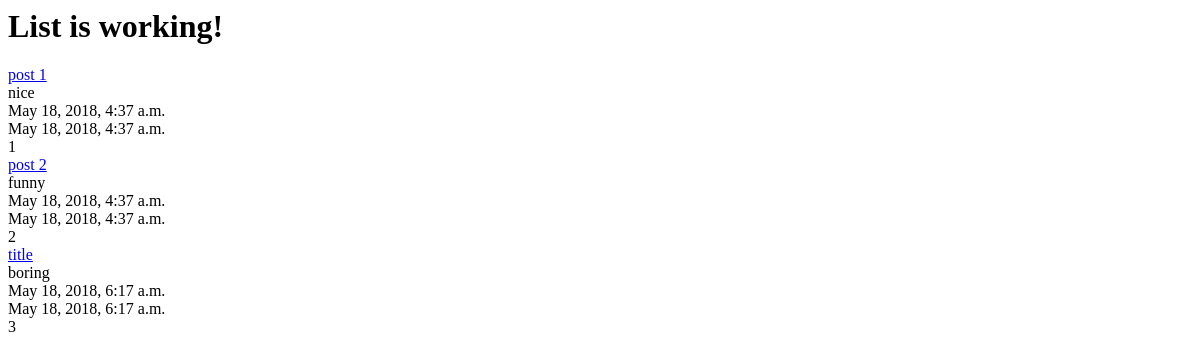
/posts/, run on an earlier commit of the app's database.
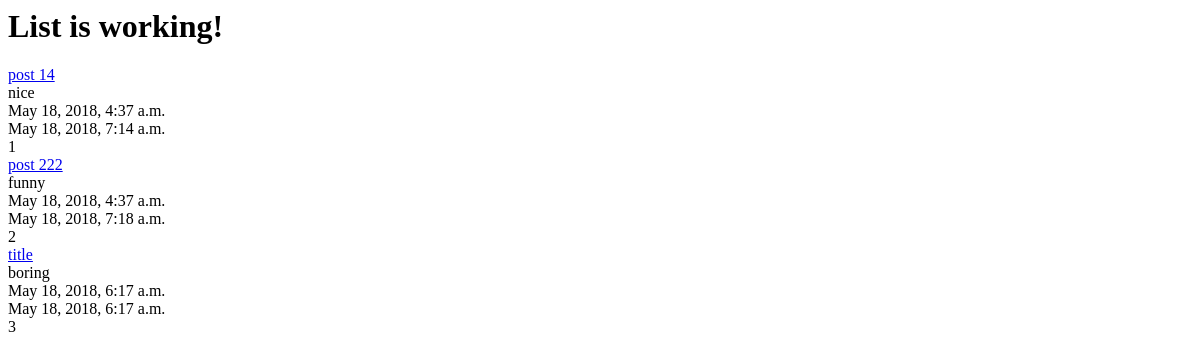
And on a later commit of the database.
### posts/models.py (models this page shows, shortened)
class Post(models.Model):
    title = models.CharField(max_length=120)
    content = models.TextField()
    updated = models.DateTimeField(auto_now=True, auto_now_add=False) # saved to database for the first time
    timestamp = models.DateTimeField(auto_now=False, auto_now_add=True)
    def get_absolute_url(self):
        return reverse("posts:detail", kwargs={"id": self.id})

### posts/views.py (the view)
def post_list(request):
    queryset = Post.objects.all()
    context = {
        "object_list": queryset,
        "title": "List"
    }
    return render(request, "index.html", context)

### templates/index.html
<html>
<body>
    <h1>{{ title }} is working!</h1>
    {% for obj in object_list %}
    <a href='{{ obj.get_absolute_url }}'>{{ obj.title }}</a><br/>
    {{ obj.content }}<br/>
    {{ obj.timestamp }}<br/>
    {{ obj.updated }}<br/>
    {{ obj.id }}<br/>
    {% endfor %}
</body>
</html>

What changed in the data, as far as the page shows it:
changed Post "nice": title "post 1" → "post 14"; updated "May 18, 2018, 4:37 a.m." → "May 18, 2018, 7:14 a.m."
changed Post "funny": title "post 2" → "post 222"; updated "May 18, 2018, 4:37 a.m." → "May 18, 2018, 7:18 a.m."
